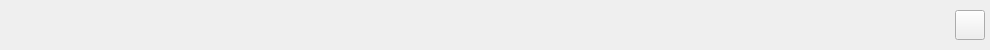
<?xml version="1.0" encoding="UTF-8"?>
<ui version="4.0">
 <class>DialogTitle</class>
 <widget class="QWidget" name="DialogTitle">
  <property name="enabled">
   <bool>true</bool>
  </property>
  <property name="geometry">
   <rect>
    <x>0</x>
    <y>0</y>
    <width>990</width>
    <height>50</height>
   </rect>
  </property>
  <property name="sizePolicy">
   <sizepolicy hsizetype="Preferred" vsizetype="Preferred">
    <horstretch>0</horstretch>
    <verstretch>0</verstretch>
   </sizepolicy>
  </property>
  <property name="minimumSize">
   <size>
    <width>0</width>
    <height>30</height>
   </size>
  </property>
  <property name="maximumSize">
   <size>
    <width>16777215</width>
    <height>50</height>
   </size>
  </property>
  <property name="windowTitle">
   <string>Title</string>
  </property>
  <layout class="QGridLayout" name="gridLayout_2">
   <property name="leftMargin">
    <number>0</number>
   </property>
   <property name="topMargin">
    <number>0</number>
   </property>
   <property name="rightMargin">
    <number>0</number>
   </property>
   <property name="bottomMargin">
    <number>0</number>
   </property>
   <property name="spacing">
    <number>0</number>
   </property>
   <item row="0" column="4">
    <widget class="QPushButton" name="pb_close">
     <property name="minimumSize">
      <size>
       <width>30</width>
       <height>30</height>
      </size>
     </property>
     <property name="maximumSize">
      <size>
       <width>30</width>
       <height>30</height>
      </size>
     </property>
     <property name="text">
      <string/>
     </property>
    </widget>
   </item>
   <item row="0" column="3">
    <widget class="QWidget" name="wid_menu" native="true">
     <property name="minimumSize">
      <size>
       <width>0</width>
       <height>50</height>
      </size>
     </property>
     <property name="maximumSize">
      <size>
       <width>16777215</width>
       <height>50</height>
      </size>
     </property>
    </widget>
   </item>
   <item row="0" column="0">
    <spacer name="horizontalSpacer_2">
     <property name="orientation">
      <enum>Qt::Horizontal</enum>
     </property>
     <property name="sizeType">
      <enum>QSizePolicy::Fixed</enum>
     </property>
     <property name="sizeHint" stdset="0">
      <size>
       <width>5</width>
       <height>20</height>
      </size>
     </property>
    </spacer>
   </item>
   <item row="0" column="2">
    <spacer name="horizontalSpacer">
     <property name="orientation">
      <enum>Qt::Horizontal</enum>
     </property>
     <property name="sizeHint" stdset="0">
      <size>
       <width>40</width>
       <height>20</height>
      </size>
     </property>
    </spacer>
   </item>
   <item row="0" column="5">
    <spacer name="horizontalSpacer_3">
     <property name="orientation">
      <enum>Qt::Horizontal</enum>
     </property>
     <property name="sizeType">
      <enum>QSizePolicy::Fixed</enum>
     </property>
     <property name="sizeHint" stdset="0">
      <size>
       <width>5</width>
       <height>20</height>
      </size>
     </property>
    </spacer>
   </item>
   <item row="0" column="1">
    <widget class="QLabel" name="lb_title">
     <property name="text">
      <string/>
     </property>
    </widget>
   </item>
  </layout>
 </widget>
 <layoutdefault spacing="6" margin="11"/>
 <resources/>
 <connections/>
</ui>
